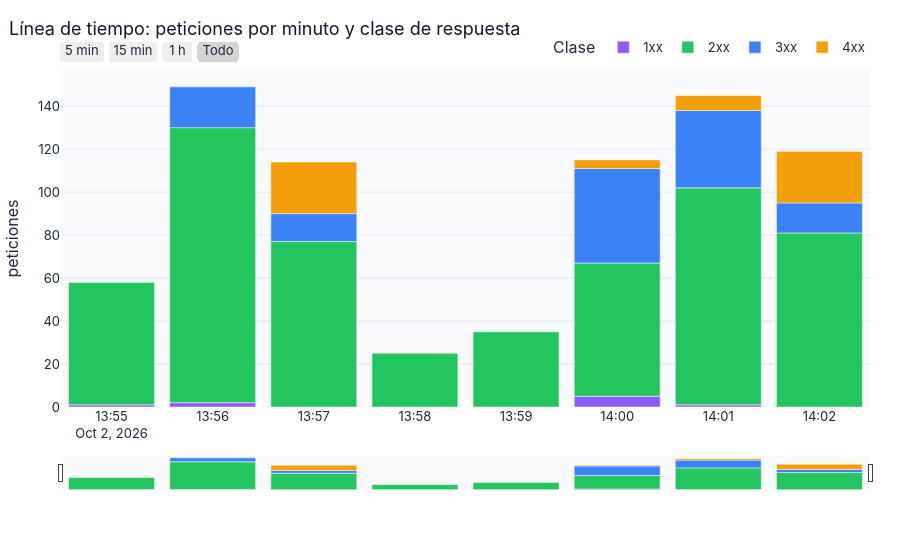

Notebook code cell kept with this figure:
### Code cell
if not nginx.empty:
    por_min = (nginx.assign(minuto=nginx["ts"].dt.floor("min"))
                    .groupby(["minuto", "clase"]).size().reset_index(name="peticiones"))
    fig = px.bar(por_min, x="minuto", y="peticiones", color="clase", color_discrete_map=COLORES_CLASE,
                 category_orders={"clase": sorted(COLORES_CLASE)},
                 title="Línea de tiempo: peticiones por minuto y clase de respuesta",
                 labels={"minuto": "", "peticiones": "peticiones", "clase": "Clase"})
    fig.update_layout(height=480, bargap=0.15, hovermode="x unified",
                      legend=dict(yanchor="bottom", y=1.02, xanchor="right", x=1))
    fig.update_xaxes(rangeslider=dict(visible=True, thickness=0.08), rangeselector=dict(buttons=[
        dict(count=5, label="5 min", step="minute", stepmode="backward"),
        dict(count=15, label="15 min", step="minute", stepmode="backward"),
        dict(count=1, label="1 h", step="hour", stepmode="backward"),
        dict(step="all", label="Todo")]))
    fig.show()

### Figure 1 — Plotly figure (JSON) as saved in the notebook; plotly's stock layout.template omitted (floating-point values rounded to 4 significant figures)
{"data": [{"alignmentgroup": "True", "hovertemplate": "Clase=1xx<br>=%{x}<br>peticiones=%{y}<extra></extra>", "legendgroup": "1xx", "marker": {"color": "#8b5cf6", "pattern": {"shape": ""}}, "name": "1xx", "offsetgroup": "1xx", "orientation": "v", "showlegend": true, "textposition": "auto", "type": "bar", "x": ["2026-10-02T13:55:00", "2026-10-02T13:56:00", "2026-10-02T14:00:00", "2026-10-02T14:01:00"], "xaxis": "x", "y": [1, 2, 5, 1], "yaxis": "y"}, {"alignmentgroup": "True", "hovertemplate": "Clase=2xx<br>=%{x}<br>peticiones=%{y}<extra></extra>", "legendgroup": "2xx", "marker": {"color": "#22c55e", "pattern": {"shape": ""}}, "name": "2xx", "offsetgroup": "2xx", "orientation": "v", "showlegend": true, "textposition": "auto", "type": "bar", "x": ["2026-10-02T13:55:00", "2026-10-02T13:56:00", "2026-10-02T13:57:00", "2026-10-02T13:58:00", "2026-10-02T13:59:00", "2026-10-02T14:00:00", "2026-10-02T14:01:00", "2026-10-02T14:02:00"], "xaxis": "x", "y": [57, 128, 77, 25, 35, 62, 101, 81], "yaxis": "y"}, {"alignmentgroup": "True", "hovertemplate": "Clase=3xx<br>=%{x}<br>peticiones=%{y}<extra></extra>", "legendgroup": "3xx", "marker": {"color": "#3b82f6", "pattern": {"shape": ""}}, "name": "3xx", "offsetgroup": "3xx", "orientation": "v", "showlegend": true, "textposition": "auto", "type": "bar", "x": ["2026-10-02T13:56:00", "2026-10-02T13:57:00", "2026-10-02T14:00:00", "2026-10-02T14:01:00", "2026-10-02T14:02:00"], "xaxis": "x", "y": [19, 13, 44, 36, 14], "yaxis": "y"}, {"alignmentgroup": "True", "hovertemplate": "Clase=4xx<br>=%{x}<br>peticiones=%{y}<extra></extra>", "legendgroup": "4xx", "marker": {"color": "#f59e0b", "pattern": {"shape": ""}}, "name": "4xx", "offsetgroup": "4xx", "orientation": "v", "showlegend": true, "textposition": "auto", "type": "bar", "x": ["2026-10-02T13:57:00", "2026-10-02T14:00:00", "2026-10-02T14:01:00", "2026-10-02T14:02:00"], "xaxis": "x", "y": [24, 4, 7, 24], "yaxis": "y"}], "layout": {"autosize": true, "bargap": 0.15, "barmode": "relative", "hovermode": "x unified", "legend": {"title": {"text": "Clase"}, "tracegroupgap": 0, "x": 1, "xanchor": "right", "y": 1.02, "yanchor": "bottom"}, "title": {"text": "Línea de tiempo: peticiones por minuto y clase de respuesta"}, "xaxis": {"anchor": "y", "autorange": true, "domain": [0, 1], "range": ["2026-10-02 13:54:30", "2026-10-02 14:02:30"], "rangeselector": {"buttons": [{"count": 5, "label": "5 min", "step": "minute", "stepmode": "backward"}, {"count": 15, "label": "15 min", "step": "minute", "stepmode": "backward"}, {"count": 1, "label": "1 h", "step": "hour", "stepmode": "backward"}, {"label": "Todo", "step": "all"}]}, "rangeslider": {"autorange": true, "range": ["2026-10-02 13:54:30", "2026-10-02 14:02:30"], "thickness": 0.08, "visible": true, "yaxis": {"_template": null, "rangemode": "match"}}, "title": {"text": ""}, "type": "date"}, "yaxis": {"anchor": "x", "autorange": true, "domain": [0, 1], "range": [0, 156.8], "title": {"text": "peticiones"}, "type": "linear"}}}
